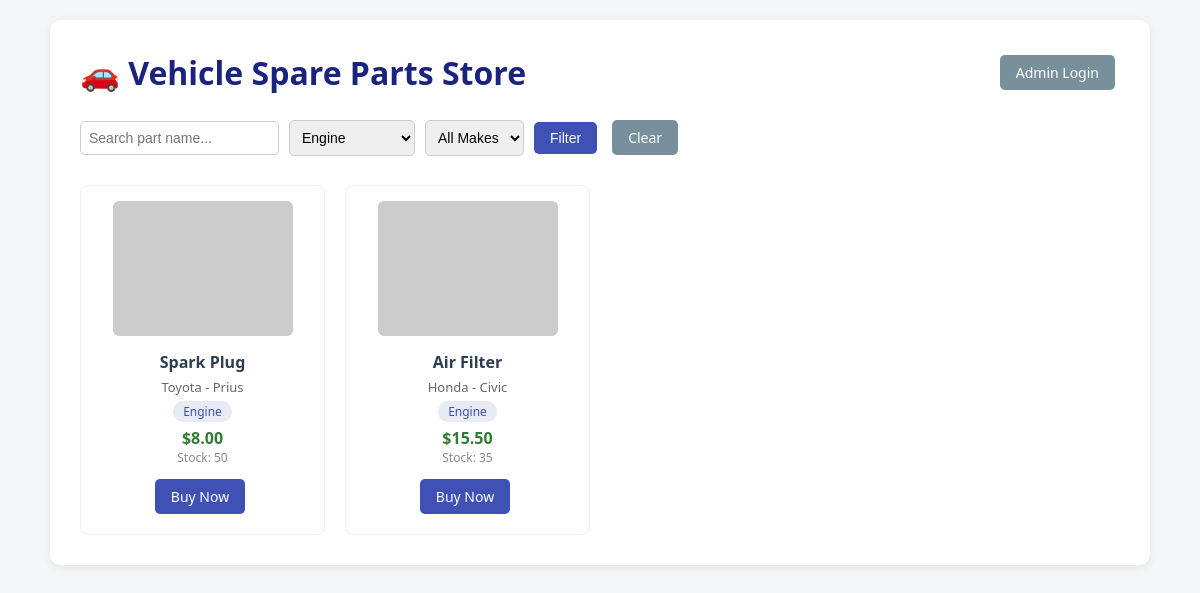
/index.php?category=Engine, run on the app's committed database.
### tables this page shows
CREATE TABLE IF NOT EXISTS parts (
    id INT AUTO_INCREMENT PRIMARY KEY,
    part_name VARCHAR(150) NOT NULL,
    vehicle_make VARCHAR(60) NOT NULL,
    vehicle_model VARCHAR(60) NOT NULL,
    category VARCHAR(60) NOT NULL,
    price DECIMAL(10,2) NOT NULL,
    stock INT NOT NULL DEFAULT 0,
    image_url VARCHAR(255) DEFAULT 'https://via.placeholder.com/200x150?text=Part',
    created_at TIMESTAMP DEFAULT CURRENT_TIMESTAMP
);

### index.php (the view, shortened to what this page needs)
<?php
require 'db.php';
$search = $_GET['search'] ?? '';
$category = $_GET['category'] ?? '';
$sql = "SELECT * FROM parts WHERE 1=1";
$params = [];
if ($category !== '') {
    $sql .= " AND category = ?";
    $params[] = $category;
}
$sql .= " ORDER BY id DESC";
$stmt = $pdo->prepare($sql);
$stmt->execute($params);
$parts = $stmt->fetchAll(PDO::FETCH_ASSOC);
$categories = $pdo->query("SELECT DISTINCT category FROM parts ORDER BY category")->fetchAll(PDO::FETCH_COLUMN);
?>
<!DOCTYPE html>
<html lang="en">
<head>
    <link rel="stylesheet" href="style.css">
</head>
<body>
    <div class="container">
        <div class="header-bar">
            <h1>🚗 Vehicle Spare Parts Store</h1>
            <a href="admin/login.php" class="btn btn-secondary">Admin Login</a>
        </div>
        <form method="GET" class="filter-form">
            <input type="text" name="search" placeholder="Search part name..."
                   value="<?= htmlspecialchars($search) ?>">
            <select name="category">
                <?php foreach ($categories as $cat): ?>
                    <option value="<?= htmlspecialchars($cat) ?>" <?= $category === $cat ? 'selected' : '' ?>>
                        <?= htmlspecialchars($cat) ?>
                    </option>
                <?php endforeach; ?>
            </select>
            <select name="make">
                <option value="">All Makes</option>
            </select>
            <button type="submit" class="btn">Filter</button>
            <a href="index.php" class="btn btn-secondary">Clear</a>
        </form>
        <div class="parts-grid">
            <?php foreach ($parts as $p): ?>
            <div class="part-card">
                <img src="<?= htmlspecialchars($p['image_url']) ?>" alt="<?= htmlspecialchars($p['part_name']) ?>">
                <h3><?= htmlspecialchars($p['part_name']) ?></h3>
                <p class="compat"><?= htmlspecialchars($p['vehicle_make']) ?> - <?= htmlspecialchars($p['vehicle_model']) ?></p>
                <p class="category-tag"><?= htmlspecialchars($p['category']) ?></p>
                <p class="price">$<?= number_format($p['price'], 2) ?></p>
                <p class="stock">Stock: <?= $p['stock'] ?></p>
                <a href="checkout.php?part_id=<?= $p['id'] ?>" class="btn">Buy Now</a>
            </div>
            <?php endforeach; ?>
        </div>
    </div>
</body>
</html>

### style.css (style rules this page uses)
* { margin: 0; padding: 0; box-sizing: border-box; }
body { font-family: 'Segoe UI', Arial, sans-serif; background: #f4f6f8; color: #2c3e50; padding: 20px; }
.container { max-width: 1100px; margin: 0 auto; background: #fff; padding: 30px; border-radius: 10px; box-shadow: 0 2px 10px rgba(0,0,0,0.08); }
h1 { color: #1a237e; }
.header-bar { display: flex; justify-content: space-between; align-items: center; margin-bottom: 20px; flex-wrap: wrap; gap: 10px; }
.btn { display: inline-block; padding: 8px 16px; background: #3f51b5; color: #fff; text-decoration: none; border: none; border-radius: 5px; cursor: pointer; font-size: 14px; margin: 5px 5px 5px 0; }
.btn-secondary { background: #78909c; }
.filter-form { display: flex; flex-wrap: wrap; gap: 10px; margin-bottom: 25px; align-items: center; }
.filter-form input, .filter-form select { padding: 8px; border: 1px solid #ccc; border-radius: 5px; }
input, select { padding: 8px; border: 1px solid #ccc; border-radius: 5px; font-size: 14px; }
.parts-grid { display: grid; grid-template-columns: repeat(auto-fill, minmax(220px, 1fr)); gap: 20px; margin-top: 20px; }
.part-card { border: 1px solid #eee; border-radius: 8px; padding: 15px; text-align: center; transition: box-shadow 0.2s; }
.part-card img { width: 100%; max-width: 180px; border-radius: 6px; }
.part-card h3 { margin: 10px 0 5px; font-size: 16px; }
.part-card .compat { font-size: 13px; color: #666; }
.part-card .category-tag { display: inline-block; background: #e8eaf6; color: #3f51b5; padding: 2px 10px; border-radius: 10px; font-size: 12px; margin: 5px 0; }
.part-card .price { font-weight: bold; color: #2e7d32; font-size: 16px; }
.part-card .stock { font-size: 12px; color: #888; margin-bottom: 8px; }

### data on the page
parts: part_name "Spark Plug", vehicle_make "Toyota", vehicle_model "Prius", category "Engine", price "8.00", stock "50"
parts: part_name "Air Filter", vehicle_make "Honda", vehicle_model "Civic", category "Engine", price "15.50", stock "35"

### other printed values
form field category "Engine"
